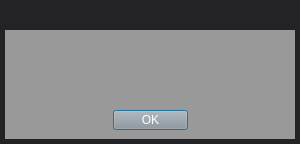
<?xml version="1.0" encoding="UTF-8"?>
<ui version="4.0">
 <class>MessageInfoUI</class>
 <widget class="QDialog" name="MessageInfoUI">
  <property name="geometry">
   <rect>
    <x>0</x>
    <y>0</y>
    <width>300</width>
    <height>144</height>
   </rect>
  </property>
  <property name="windowTitle">
   <string>ButelLive</string>
  </property>
  <property name="styleSheet">
   <string notr="true">background-color: rgba(35, 35, 37,255);
border-image: url(:/images/xxx_bg.png);</string>
  </property>
  <layout class="QGridLayout" name="gridLayout_2">
   <property name="leftMargin">
    <number>5</number>
   </property>
   <property name="topMargin">
    <number>0</number>
   </property>
   <property name="rightMargin">
    <number>5</number>
   </property>
   <property name="bottomMargin">
    <number>5</number>
   </property>
   <property name="verticalSpacing">
    <number>0</number>
   </property>
   <item row="1" column="0">
    <widget class="QWidget" name="widget" native="true">
     <property name="styleSheet">
      <string notr="true">background-color: rgb(153, 153, 153);</string>
     </property>
     <layout class="QGridLayout" name="gridLayout">
      <item row="0" column="0">
       <layout class="QVBoxLayout" name="verticalLayout">
        <item>
         <widget class="QLabel" name="m_pLabelShowInfo">
          <property name="styleSheet">
           <string notr="true">color: rgb(255, 255, 255);
font: 75 11pt &quot;微软雅黑&quot;;</string>
          </property>
          <property name="text">
           <string/>
          </property>
          <property name="alignment">
           <set>Qt::AlignCenter</set>
          </property>
         </widget>
        </item>
        <item>
         <layout class="QHBoxLayout" name="horizontalLayout">
          <item>
           <spacer name="horizontalSpacer">
            <property name="orientation">
             <enum>Qt::Horizontal</enum>
            </property>
            <property name="sizeHint" stdset="0">
             <size>
              <width>40</width>
              <height>20</height>
             </size>
            </property>
           </spacer>
          </item>
          <item>
           <widget class="QPushButton" name="m_pBtnExit">
            <property name="minimumSize">
             <size>
              <width>75</width>
              <height>20</height>
             </size>
            </property>
            <property name="maximumSize">
             <size>
              <width>75</width>
              <height>20</height>
             </size>
            </property>
            <property name="styleSheet">
             <string notr="true">color: rgb(255, 255, 255);
border-image: url(:/images/btn_back.png);</string>
            </property>
            <property name="text">
             <string>OK</string>
            </property>
           </widget>
          </item>
          <item>
           <spacer name="horizontalSpacer_2">
            <property name="orientation">
             <enum>Qt::Horizontal</enum>
            </property>
            <property name="sizeHint" stdset="0">
             <size>
              <width>40</width>
              <height>20</height>
             </size>
            </property>
           </spacer>
          </item>
         </layout>
        </item>
       </layout>
      </item>
     </layout>
    </widget>
   </item>
   <item row="0" column="0">
    <widget class="TitleBar" name="m_pTitleLbl" native="true">
     <property name="sizePolicy">
      <sizepolicy hsizetype="Preferred" vsizetype="Maximum">
       <horstretch>0</horstretch>
       <verstretch>0</verstretch>
      </sizepolicy>
     </property>
     <property name="minimumSize">
      <size>
       <width>0</width>
       <height>30</height>
      </size>
     </property>
     <property name="maximumSize">
      <size>
       <width>16777215</width>
       <height>30</height>
      </size>
     </property>
    </widget>
   </item>
  </layout>
 </widget>
 <customwidgets>
  <customwidget>
   <class>TitleBar</class>
   <extends>QWidget</extends>
   <header location="global">titlebar.h</header>
   <container>1</container>
  </customwidget>
 </customwidgets>
 <resources/>
 <connections/>
</ui>
